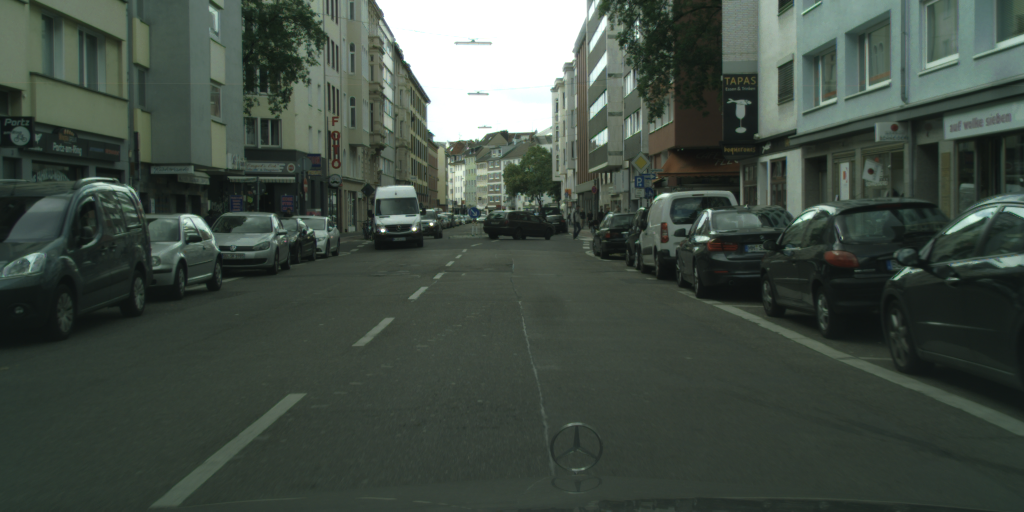
%> input picture Data/cologne_000073_000019_leftImg8bit.png, 2048 x 1024 px (shown at 1/2 size)
$ octave compression.m   (GNU Octave 9; MATLAB toolbox functions it lacks are replaced by stand-ins)
%> lines starting %> are read from the running program, lines starting %| are printed output that depends on the picture
% Read original image
original = imread('cologne_000073_000019_leftImg8bit.png');
%> original is the input picture: size 1024x2048x3 uint8; mean R, G, B 66.3, 76.8, 68.3

% Save as JPEG with quality = 30 (more compression)
imwrite(original, 'compressed_q30.jpg', 'jpg', 'Quality', 30);

% Read compressed image back
compressed = imread('compressed_q30.jpg');

% Show both images
figure;
subplot(1,2,1), imshow(original), title('Original');
subplot(1,2,2), imshow(compressed), title('Compressed (Q=30)');
%> after `title('Compressed (Q=30)')`:
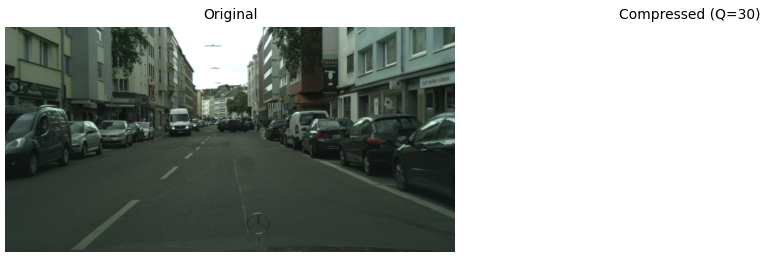
%> figure redrawn from the program's plot data, 2 panels

% Convert to grayscale for PSNR/SSIM calculation (if needed)
if size(original,3) == 3
    original_gray = rgb2gray(original);
    compressed_gray = rgb2gray(compressed);
else
    original_gray = original;
    compressed_gray = compressed;
end

% Calculate PSNR and SSIM
psnr_value = psnr(compressed_gray, original_gray);
%> psnr_value = 39.65
ssim_value = ssim(compressed_gray, original_gray);
%> ssim_value = 0.963

% File size comparison
original_info = dir('cologne_000073_000019_leftImg8bit.png');
compressed_info = dir('compressed_q30.jpg');

disp(['Original size: ', num2str(original_info.bytes / 1024, '%.2f'), ' KB']);
disp(['Compressed size: ', num2str(compressed_info.bytes / 1024, '%.2f'), ' KB']);
disp(['PSNR: ', num2str(psnr_value, '%.2f'), ' dB']);
%| PSNR: 39.65 dB
disp(['SSIM: ', num2str(ssim_value, '%.4f')]);
%| SSIM: 0.9628

$ run again, with Data/cologne_000034_000019_leftImg8bit.png copied over Data/cologne_000073_000019_leftImg8bit.png
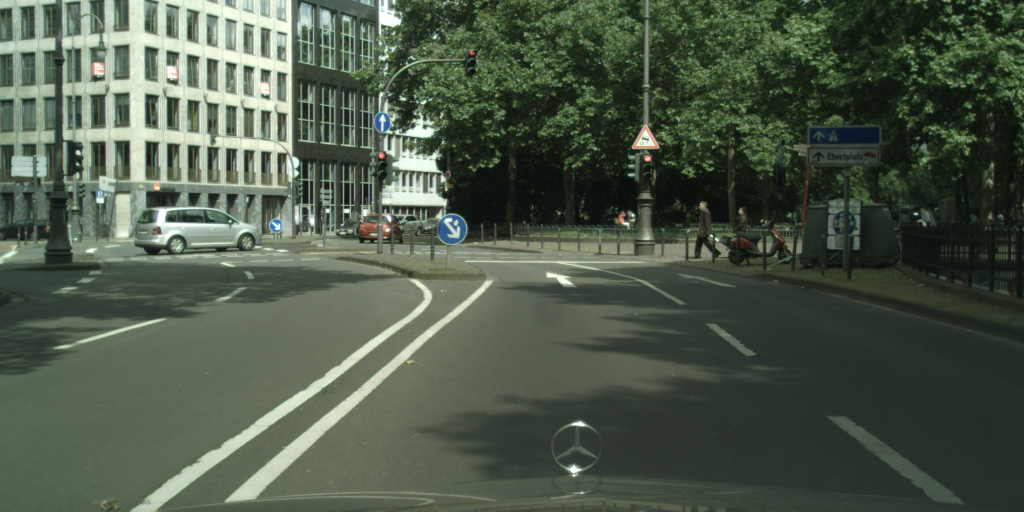
%> input picture Data/cologne_000034_000019_leftImg8bit.png, 2048 x 1024 px (shown at 1/2 size)
%> original is the input picture: size 1024x2048x3 uint8; mean R, G, B 76.9, 88.7, 72.9
%> `title('Compressed (Q=30)')`:
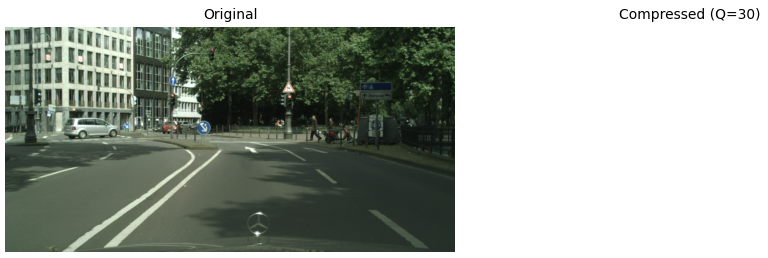
%> figure redrawn from the program's plot data, 2 panels
%> `original_gray = rgb2gray(original);`:
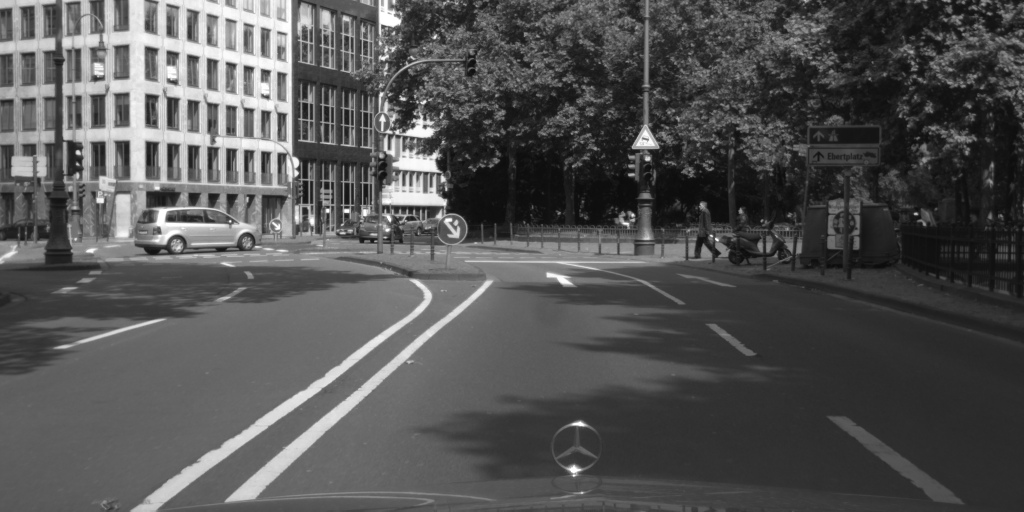
%> original_gray: size 1024x2048 uint8 (shown at 1/2 size); min 11, max 255, mean 83.4
%> psnr_value = 37.02
%> ssim_value = 0.954
%| PSNR: 37.02 dB
%| SSIM: 0.9538

$ run again, with Data/bremen_000007_000019_leftImg8bit.png copied over Data/cologne_000073_000019_leftImg8bit.png
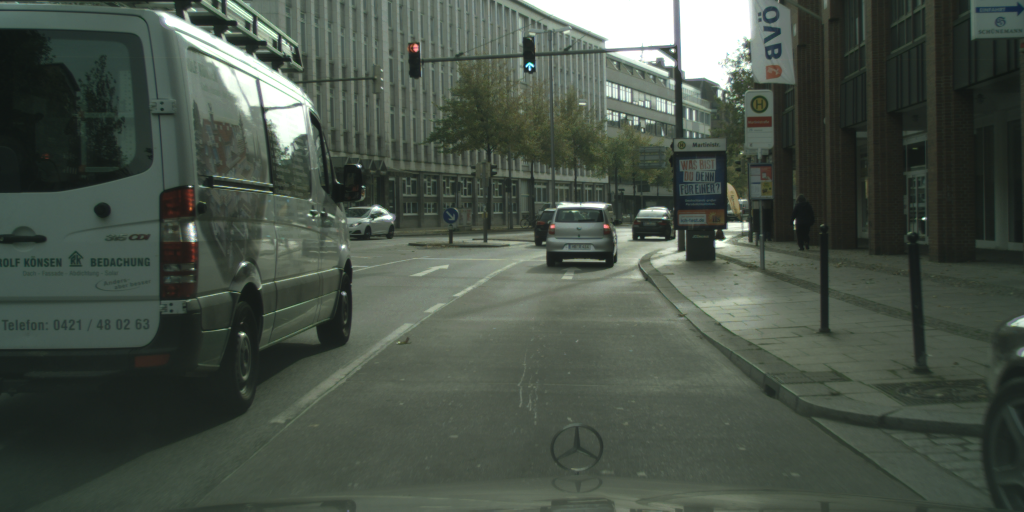
%> input picture Data/bremen_000007_000019_leftImg8bit.png, 2048 x 1024 px (shown at 1/2 size)
%> original is the input picture: size 1024x2048x3 uint8; mean R, G, B 71.6, 81.4, 71.2
%> `title('Compressed (Q=30)')`:
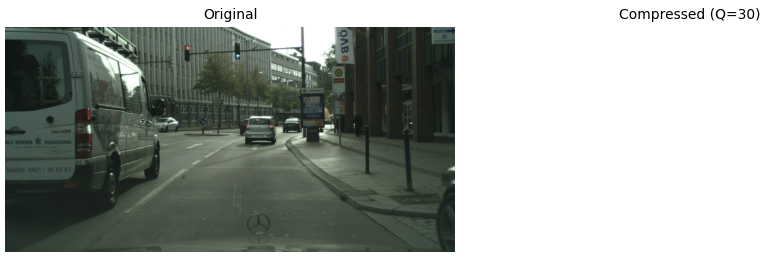
%> figure redrawn from the program's plot data, 2 panels
%> psnr_value = 39.26
%> ssim_value = 0.957
%| PSNR: 39.26 dB
%| SSIM: 0.9567
